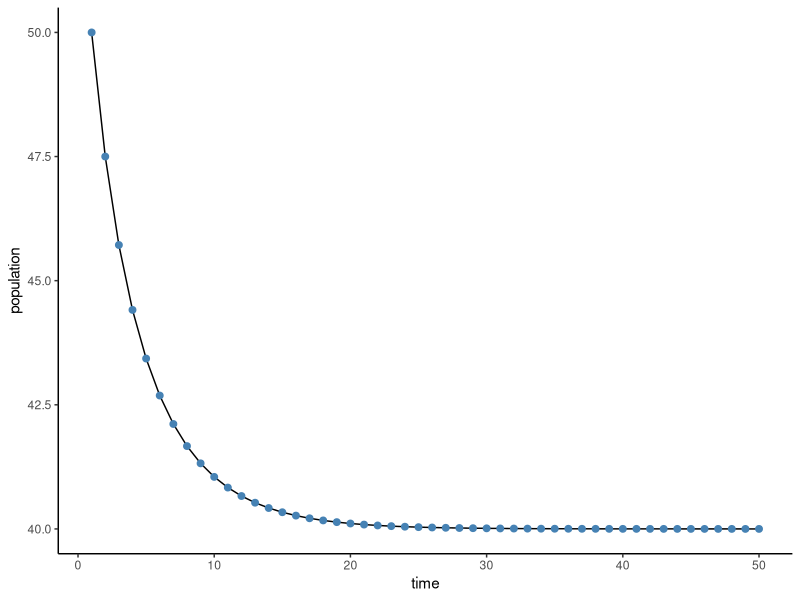
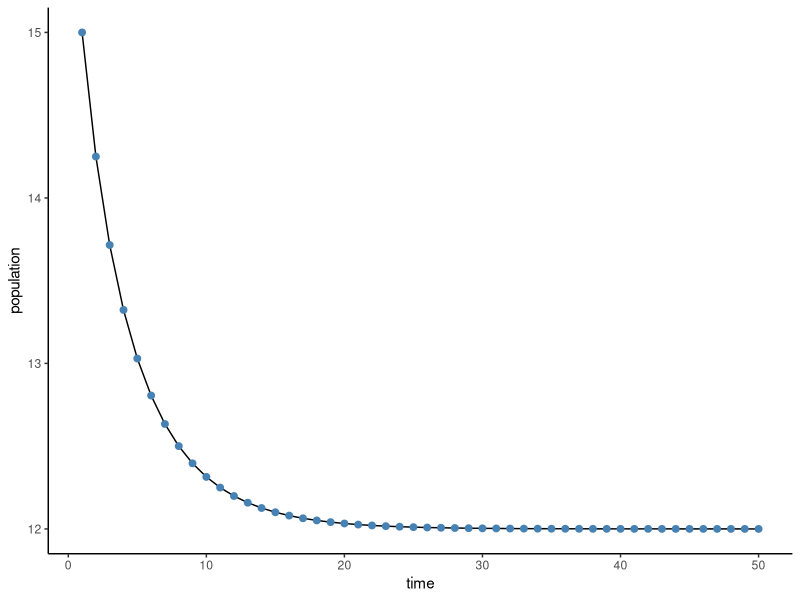
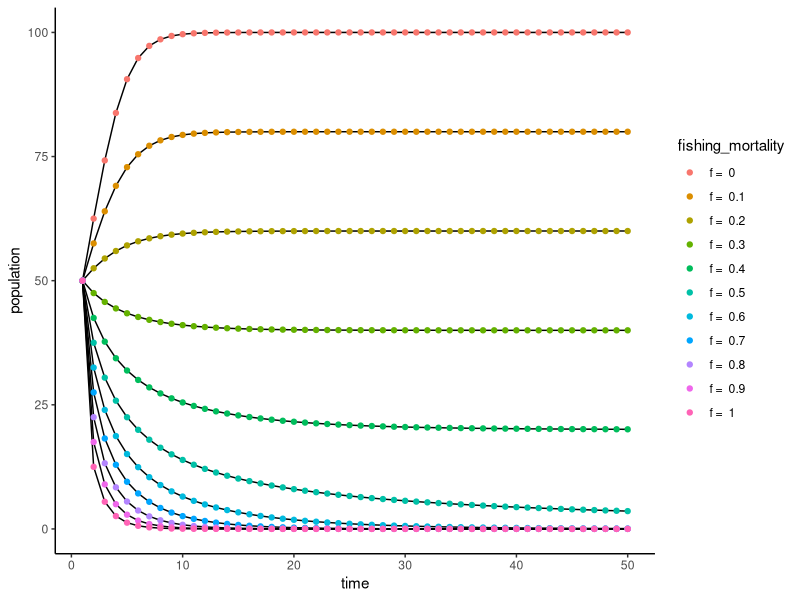
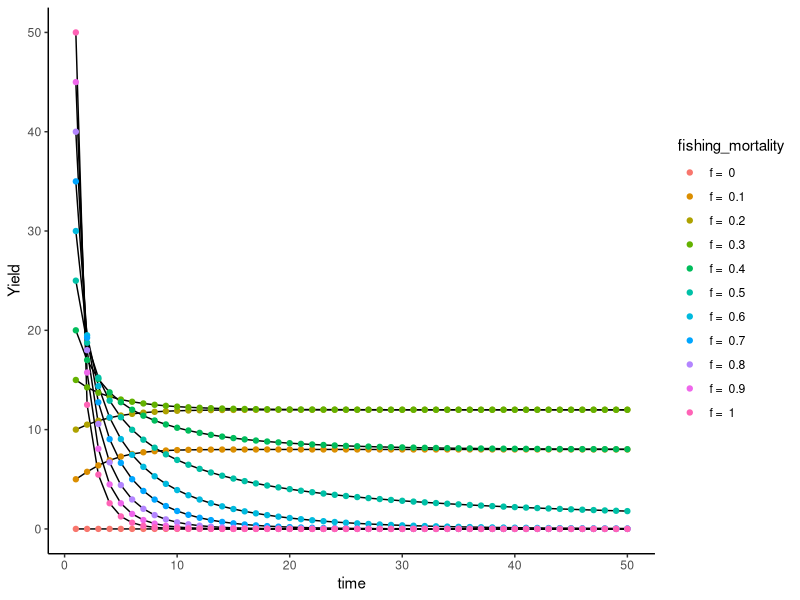
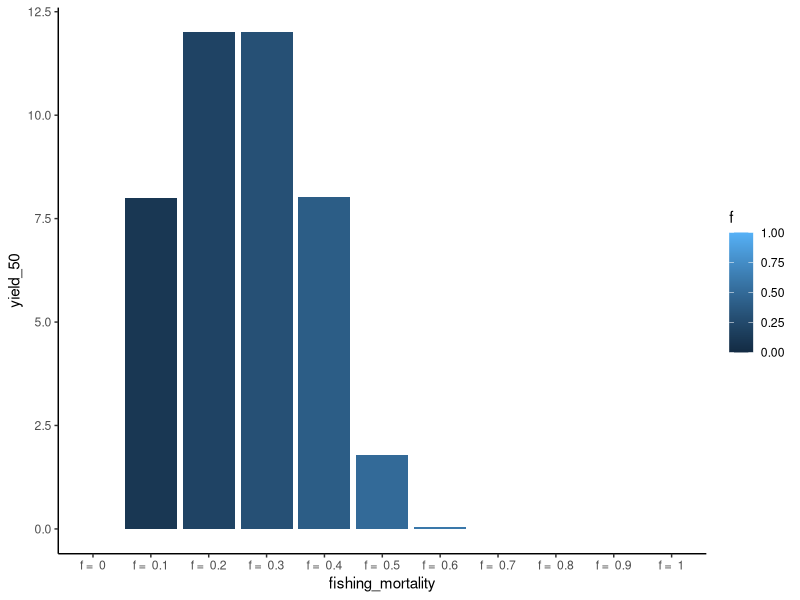
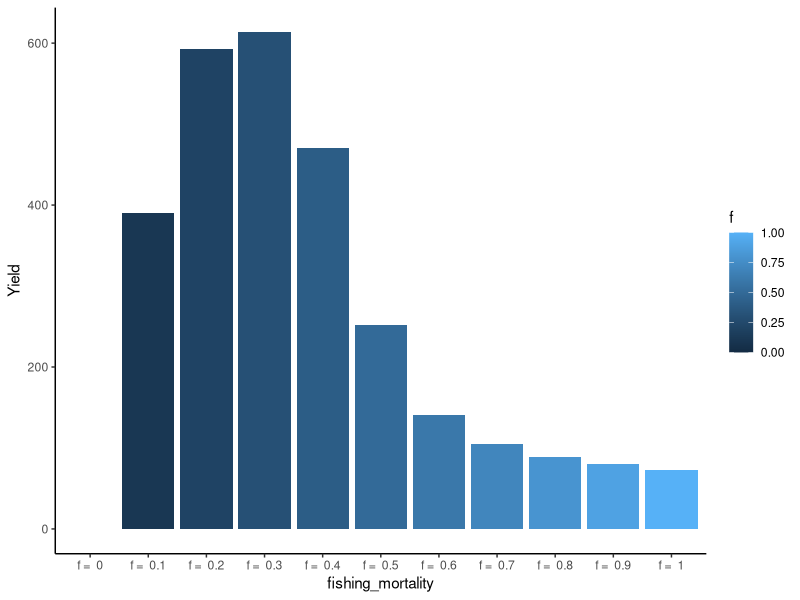
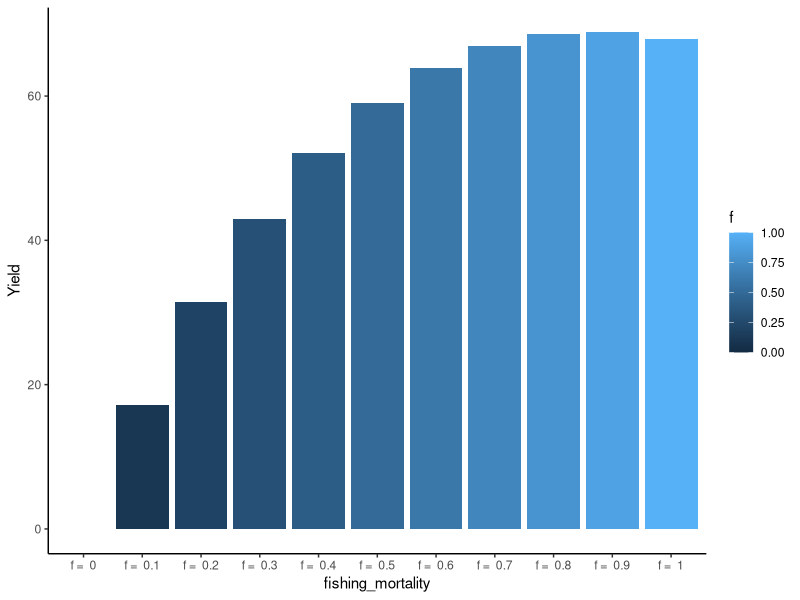
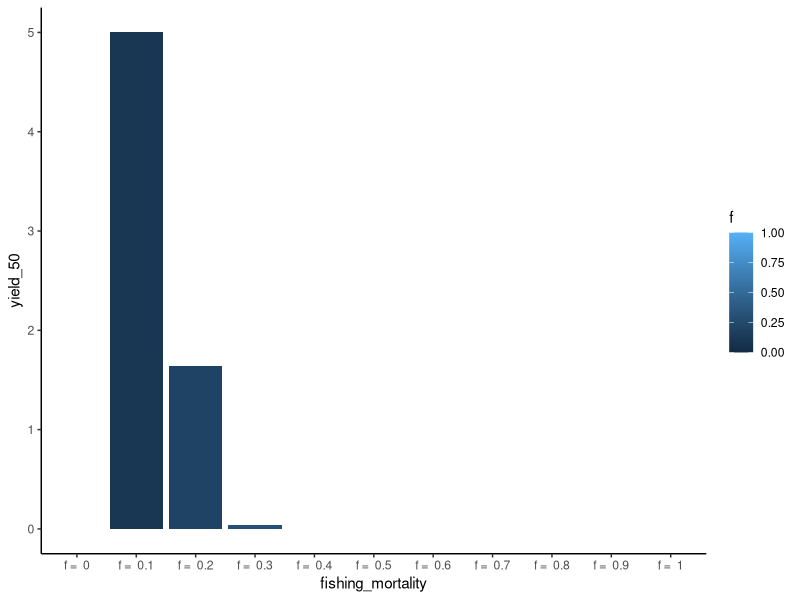

Source code (R) for these figures, in order:
## ---- chunk 1
g <- 0.5 # growth rate
K <- 100 # carrying capacity
f <- 0.3 # fishing mortality

time = c(1:50) # vector with times
N <- rep(NA, length = length(t)) # vector (with NAs) with the same length as times
N[1] <- 50 # define population at time t = 1
## ---- chunk 2
# For loop that iterates over time
for(t in 2:max(time)){
  N[t] <- N[t-1] + (g*N[t-1]*(1-(N[t-1]/K))) - f*N[t-1]
}
## ---- chunk 3
suppressPackageStartupMessages(library(tidyverse))

data.frame(time, population = N) %>% 
  ggplot(aes(x = time, y = population)) +
  geom_line() +
  geom_point(color = "steelblue", size = 2) +
  theme_classic()
## ---- chunk 4
data.frame(time, population = f*N) %>% 
  ggplot(aes(x = time, y = population)) +
  geom_line() +
  geom_point(color = "steelblue", size = 2) +
  theme_classic()
## ---- chunk 5
yield <- sum(f*N)
## ---- chunk 6
yield_t50 <- f*N[50]
## ---- chunk 7
g <- 0.5 # growth rate
K <- 100 # carrying capacity
f_vec <- seq(0, 1, by = 0.1) # vector of fishing mortalities

time = c(1:50) # vector with times
N <- matrix(NA, nrow = length(time), ncol = length(f_vec)) # matrix (with NAs) with nrow as times and ncol as f_vec
N[1, ] <- 50 # define population at time t = 1
## ---- chunk 8
# for loop tha titerates over f_vec (do not confuse k with K)
for (k in 1:length(f_vec)){
  f <- f_vec[k] #define an f for this particular loop
  # For loop that iterates over time
  for(t in 2:max(time)){
    N[t, k] <- N[t-1, k] + (g*N[t-1, k]*(1-(N[t-1, k]/K))) - f*N[t-1, k]
  }
}
## ---- chunk 9
data.frame(time, N) %>% 
  magrittr::set_colnames(c("time", paste("f = ", f_vec))) %>% 
  gather(fishing_mortality, population, -time) %>% 
  ggplot(aes(x = time, y = population, color = fishing_mortality, group = fishing_mortality)) +
  geom_line(color = "black") +
  geom_point() +
  theme_classic()
## ---- chunk 10
data.frame(time, N) %>% 
  magrittr::set_colnames(c("time", f_vec)) %>% 
  gather(f, N, -time) %>% 
  mutate(f = as.numeric(f),
         Yield = f * N,
         fishing_mortality = paste("f = ", formatC(f, digits = 0))) %>% 
  ggplot(aes(x = time, y = Yield, color = fishing_mortality, group = fishing_mortality)) +
  geom_line(color = "black") +
  geom_point() +
  theme_classic()
## ---- chunk 11
data.frame(f = f_vec,
           yield_50 = f_vec * N[50, ],
           fishing_mortality = paste("f = ", formatC(f_vec, digits = 0))) %>% 
  ggplot(aes(x = fishing_mortality, y = yield_50, fill = f)) +
  geom_col() +
  theme_classic()
## ---- chunk 12
data.frame(time, N) %>% 
  magrittr::set_colnames(c("time", f_vec)) %>% 
  gather(f, N, -time) %>% 
  mutate(f = as.numeric(f),
         Yield = f * N,
         fishing_mortality = paste("f = ", formatC(f, digits = 0))) %>% 
  group_by(f, fishing_mortality) %>% 
  summarize(Yield = sum(f * N)) %>% 
  ggplot(aes(x = fishing_mortality, y = Yield, fill = f)) +
  geom_col() +
  theme_classic()
## ---- chunk 13
g <- 0.5 # growth rate
K <- 100 # carrying capacity
f_vec <- seq(0, 1, by = 0.1) # vector of fishing mortalities

time = c(1:3) # vector with times
N <- matrix(NA, nrow = length(time), ncol = length(f_vec)) # matrix (with NAs) with nrow as times and ncol as f_vec
N[1, ] <- 50 # define population at time t = 1
## ---- chunk 14
# for loop tha titerates over f_vec (do not confuse k with K)
for (k in 1:length(f_vec)){
  f <- f_vec[k] #define an f for this particular loop
  # For loop that iterates over time
  for(t in 2:max(time)){
    N[t, k] <- N[t-1, k] + (g*N[t-1, k]*(1-(N[t-1, k]/K))) - f*N[t-1, k]
  }
}
## ---- chunk 15
data.frame(time, N) %>% 
  magrittr::set_colnames(c("time", f_vec)) %>% 
  gather(f, N, -time) %>% 
  mutate(f = as.numeric(f),
         Yield = f * N,
         fishing_mortality = paste("f = ", formatC(f, digits = 0))) %>% 
  group_by(f, fishing_mortality) %>% 
  summarize(Yield = sum(f * N)) %>% 
  ggplot(aes(x = fishing_mortality, y = Yield, fill = f)) +
  geom_col() +
  theme_classic()
## ---- chunk 16
g <- 0.2 # growth rate
K <- 100 # carrying capacity
f_vec <- seq(0, 1, by = 0.1) # vector of fishing mortalities

time = c(1:50) # vector with times
N <- matrix(NA, nrow = length(time), ncol = length(f_vec)) # matrix (with NAs) with nrow as times and ncol as f_vec
N[1, ] <- 50 # define population at time t = 1
## ---- chunk 17
# for loop tha titerates over f_vec (do not confuse k with K)
for (k in 1:length(f_vec)){
  f <- f_vec[k] #define an f for this particular loop
  # For loop that iterates over time
  for(t in 2:max(time)){
    N[t, k] <- N[t-1, k] + (g*N[t-1, k]*(1-(N[t-1, k]/K))) - f*N[t-1, k]
  }
}
## ---- chunk 18
data.frame(f = f_vec,
           yield_50 = f_vec * N[50, ],
           fishing_mortality = paste("f = ", formatC(f_vec, digits = 0))) %>% 
  ggplot(aes(x = fishing_mortality, y = yield_50, fill = f)) +
  geom_col() +
  theme_classic()
